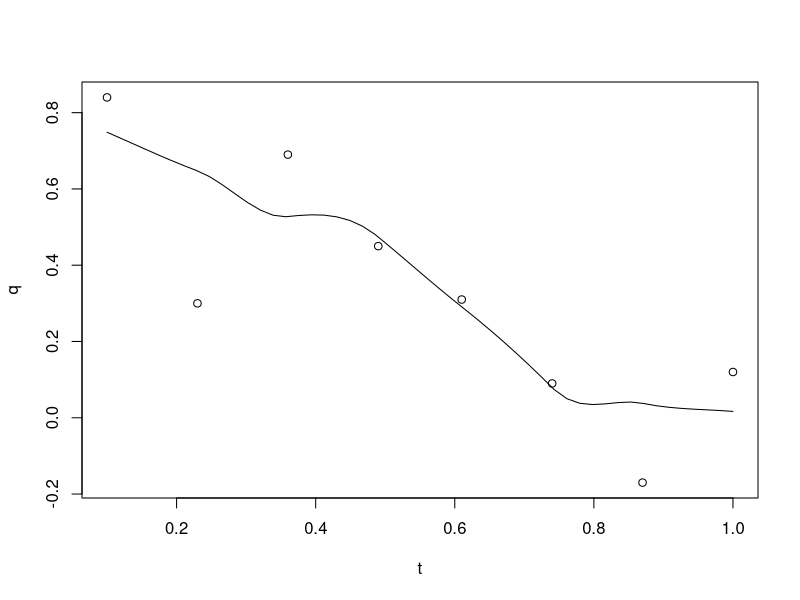
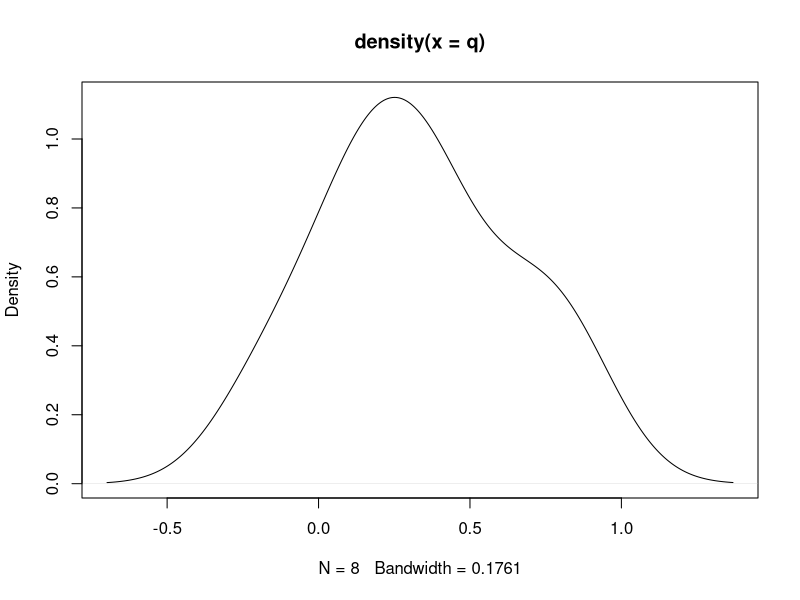
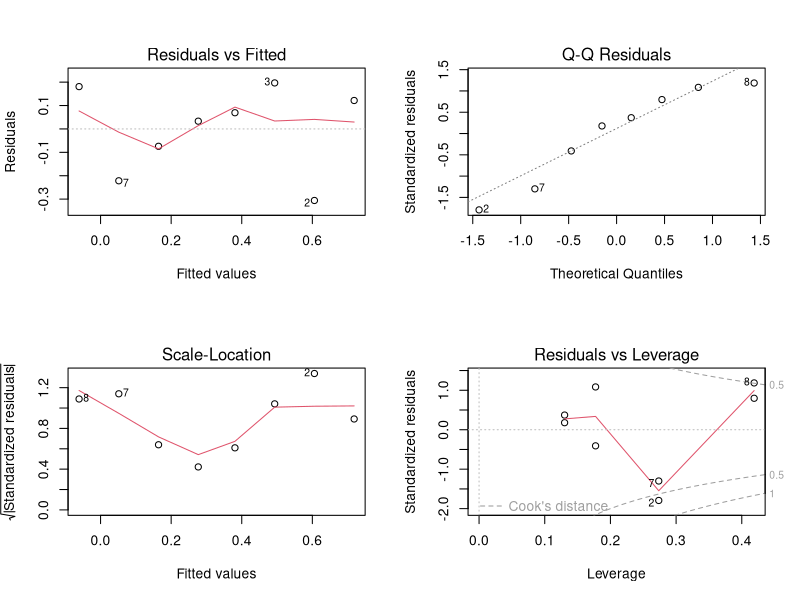

Write the R code that produced these figures, in order. (Note: this script raises an error after producing the figures.)
t = c(0.10, 0.23, 0.36, 0.49, 0.61, 0.74,  0.87, 1.00)
q = c(0.84, 0.30, 0.69, 0.45, 0.31, 0.09, -0.17, 0.12)

n = length(q) # = length(t)
df = n-2 # sample size - no. of params 

tq_data = data.frame(t,q)

scatter.smooth(t,q)
plot(density(q)) # q is approx normal so lin regression is satisfied on that front at least

# built-in linear regression package
q_lm = lm(q ~ t)
summary(q_lm)
# NB: Use "summary.lm" (without parentheses) to get how the numbers are calculated automatically
# interpretation: https://feliperego.github.io/blog/2015/10/23/Interpreting-Model-Output-In-R 
# useful link: http://r-statistics.co/Linear-Regression.html

tq_data$predicted = predict(q_lm)
tq_data$residuals = residuals(q_lm)

# install.packages("dplyr")
library(dplyr)
tq_data %>% select(q,predicted,residuals) %>% head() # %>% is piping as far as I am concerned

# Residuals: would want to see around zero - need to check graphically for homoscedasticity
par(mfrow=c(2,2))
plot(q_lm)

par(mfrow=c(1,1)) # Return plotting panel to 1 section

# ggplot - # install.packages("ggplot2")
# library(ggplot2)
ggplot(tq_data, aes(x = t, y = q)) +  # Set up canvas with outcome variable on y-axis
  ggtitle("Simple Linear Regression & Residuals") +
  geom_smooth(method = "lm", se = FALSE, color = "lightblue") +  # Plot regression slope
  geom_segment(aes(xend = t, yend = predicted), alpha=.2) +
  # Color And size adjustments made here...
  geom_point(aes(color = abs(residuals), size = abs(residuals))) + # size also mapped
  scale_color_continuous(low = "black", high = "red") +
  guides(color = FALSE, size = FALSE) +
  geom_point(aes(y = predicted), shape = 1) + # y=predicted looks at tq$predicted because ggplot function as a whole is looking at tq_data
  theme_bw()

# Residual standard error - http://r.789695.n4.nabble.com/How-to-calculate-standard-error-of-estimate-S-for-my-non-linear-regression-model-td4712808.html
sqrt(sum((q - predict(q_lm))^2)/df) # = sigma(q_lm)
# note: predict works the same as fitted here I believe

# Standard Error of Estimates
ssx = 0
for(j in 1:n){
  ssx = ssx + ((t[j]-mean(t))^2)
}

# Slope SE i.e. Beta_1 SE
estimate_se = sqrt(((1/((length(q)-2))*sum(resid(q_lm)^2))/ssx)) # = sqrt(sigma(q_lm)^2/ssx)

# Intercept SE i.e Beta_0 SE
sqrt(sigma(q_lm)^2*(1/n+t_mean^2/ssx))


# linear regression from scratch
# see link for derivations: https://www.youtube.com/watch?v=Pc99IUBWC_Q&index=62&list=PLbxFfU5GKZz3eiOEkcl2By5pYO2CJxZK7

# model form : beta_1*t + beta_0 = q

q_sum = sum(q)
q_sum_t_sum = 0
t_sum = sum(t)
t_squared_sum = sum(t^2)

n = length(q) # = length(t)
df = length(q)-2

for(i in 1:length(q)){
  q_sum_t_sum = q_sum_t_sum + t[i]*q[i]
}

# Setting up simultaneous equations and solving them  
C = matrix(data=c(t_squared_sum, t_sum, t_sum, length(q)), nrow=2, ncol=2, byrow=TRUE)
D = matrix(data=c(q_sum_t_sum, q_sum), nrow=2, ncol=1, byrow=TRUE)

beta_1 = solve(C,D)[1]
beta_0 = solve(C,D)[2]

params = c(beta_0, beta_1) 
p = length(params)

# best fit line coordinates
line = vector(mode="double", length = length(q))
for (i in 1:n){
   line[i] = beta_1*t[i]+beta_0   
}

# scatter.smooth(t,q) # fits loess line by default
# keep things simple for now with basic plot
plot(t,q,title("Simple Linear Regression"))
lines(t,line,col='cyan')
abline(h=q_mean,col='blue',lty=2)
# text(locator(), labels = c("", "q_mean")) # can click on lines and label them this way
legend(0.7, 0.8, legend = c("q_mean","fit"), col=c("blue","cyan"),lty=2:1)

# SST = SSR + SSE i.e. Total Sum of Squares = Sum of Squares of Regression + Sum of Squared Errors

# SSR: the explained sum of squares
ssr = vector(mode="double", length = length(q)) 
for (i in 1:n){
  ssr[i] = ((q[i]-(beta_1*t[i]+beta_0))^2)
}
sum_ssr = sum(ssr) # sum of squared regression # = resid(q_lm)

# SSE: Sum of Squared Errors
q_mean = mean(q)
t_mean = mean(t)
sse = vector(mode="double", length = length(q)) 
for (i in 1:n){
  sse[i] = (((beta_1*t[i]+beta_0)-q_mean)^2)
}
sum_sse = sum(sse)

#SST: Total Sum of Squares
sst = sum_ssr + sum_sse

# Standard Error of Estimates

# get sum of squares of the x (t in this case) values
# needed for standard error calcs
ssx = 0 
for(j in 1:n){
  ssx = ssx + ((t[j]-mean(t))^2)
}

sigma_squared = sum_ssr/df

# t and p values: http://blog.minitab.com/blog/statistics-and-quality-data-analysis/what-are-t-values-and-p-values-in-statistics
# beta0_SE & beta0_tvalue
t_mean_squared = t_mean^2
beta0_Var = sigma_squared*(1/n + t_mean_squared/ssx)
beta0_SE = sqrt(beta0_Var)
# t is the difference between the estimate and the hypothesized value in units of standard error
beta0_tvalue = beta_0/beta0_SE 
# t follows a normal distn
# Most of the time, you'd expect to get t-values close to 0, because...
# if you randomly select representative samples from a population, the mean of most of those random samples from the population should be close to the overall population mean, making their differences (and thus the calculated t-values) close to 0.
# Pr(>|t|) or p-value is the probability that you get a t-value as high or higher than the observed value when the Null Hypothesis (the β coefficient is equal to zero or that there is no relationship) is true.
# It is absolutely important for the model to be statistically significant before we can go ahead and use it to predict (or estimate) the dependent variable, otherwise, the confidence in predicted values from that model reduces and may be construed as an event of chance.
beta0_pvalue =  2*pt(-abs(beta0_tvalue), df=n-2) # pt is two sided. beta0_tvalue could be negative or positive side so we have to allow for two tails
# prob(t < -x) = prob(t > x) and pt func uses < than. abs ensures we always take negative of abs to avoid potentially taking negative of an already negative

# beta1_SE & beta1_tvalue
beta1_Var = sigma_squared/ssx
beta1_SE = sqrt(beta1_Var)
beta1_tvalue = beta_1/beta1_SE
beta1_pvalue = 2*pt(-abs(beta1_tvalue), df=n-2)

# Residual standard error - http://r.789695.n4.nabble.com/How-to-calculate-standard-error-of-estimate-S-for-my-non-linear-regression-model-td4712808.html
RSE = sqrt(sum((q - (beta_1*t+beta_0))^2)/df) # = sigma(q_lm) 
# or equivalently sqrt(sum_ssr/df) # = sigma(q_lm)
# RSE is the avg. amount that the response will deviate from the true regression line.
# (RSE / Intercept Coefficient) is the % that the model will be off with it's preds on average:
average_overall_model_error = RSE/beta_0 # lovely concisely named var...


# R-Squared - provides a measure of how well the model is fitting the actual data
# Doesn't care about sample size...is only concerned with provided data
# formula: http://thestatsgeek.com/2013/10/28/r-squared-and-adjusted-r-squared/
r_sq = 1-(sum_ssr/sst)

# Adjusted R-Squared: See link in R-Squared section above, cares about sample size
# Also: https://stats.stackexchange.com/questions/48703/what-is-the-adjusted-r-squared-formula-in-lm-in-r-and-how-should-it-be-interpret
adj_r_sq = 1 - (1-r_sq)*((n-1)/(n-p)) #residuals df = n-p. See summary.lm



########rough#########

sqrt(sum(resid(q_lm)^2)/df)

X = model.matrix(q_lm)
fitted(q_lm)





